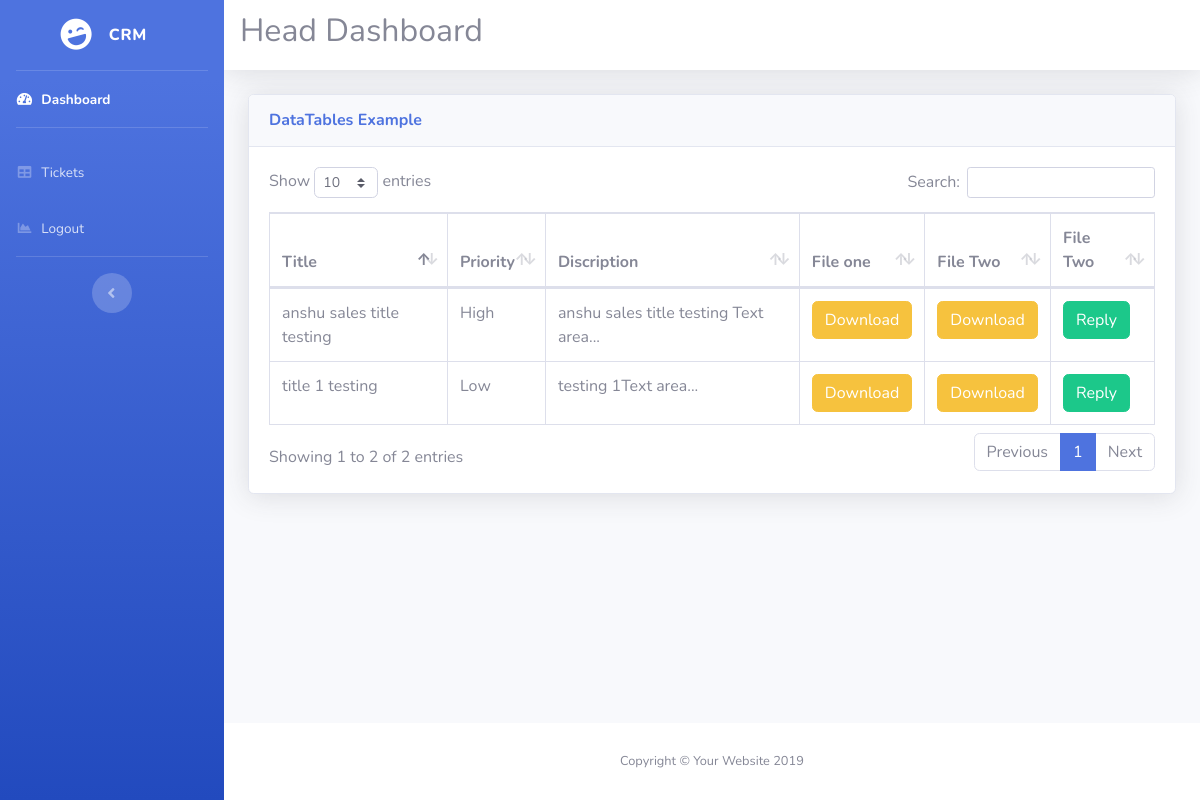
The page /admin/team/tables.php?id=1 (signed in) on the database its author committed.
### tables this page shows
CREATE TABLE `ticket` (
  `id` int(3) NOT NULL,
  `priority` varchar(30) NOT NULL,
  `department` varchar(30) NOT NULL,
  `title` varchar(50) NOT NULL,
  `discription` varchar(50) NOT NULL,
  `fileone` varchar(60) NOT NULL,
  `filetwo` varchar(60) NOT NULL,
  `clientid` int(3) NOT NULL,
  `assign_id` varchar(3) NOT NULL DEFAULT '---',
  `reply` varchar(50) NOT NULL DEFAULT '0',
  `close` int(3) NOT NULL DEFAULT '0'
);

### admin/team/dbconfig.php (called while the page is built, shortened)
<?php
function select($query)
{
	$cid=mysqli_connect(server,user,password,database) or die("connection error");
	$result=mysqli_query($cid,$query);
	return $result;
}
?>

### admin/team/tables.php (the view, shortened to what this page needs)
<?php
include"dbconfig.php";
 $query="SELECT * FROM ticket INNER JOIN team ON ticket.assign_id = team.teamid where teamid='".$_SESSION['teamid']."'";
$result=select($query);
?>
<!DOCTYPE html>
<html lang="en">
<head>
  <link href="vendor/fontawesome-free/css/all.min.css" rel="stylesheet" type="text/css">
  <link href="css/sb-admin-2.min.css" rel="stylesheet">
  <link href="vendor/datatables/dataTables.bootstrap4.min.css" rel="stylesheet">
</head>
<body id="page-top">
  <div id="wrapper">
   <?php include"sidebar.php";?>
    <div id="content-wrapper" class="d-flex flex-column">
      <div id="content">
        <nav class="navbar navbar-expand navbar-light bg-white topbar mb-4 static-top shadow">
            <h2> Head Dashboard</h2>
        </nav>
        <div class="container-fluid">
          <div class="card shadow mb-4">
            <div class="card-header py-3">
              <h6 class="m-0 font-weight-bold text-primary">DataTables Example</h6>
            </div>
            <div class="card-body">
              <div class="table-responsive">
                <table class="table table-bordered" id="dataTable" width="100%" cellspacing="0">
                  <thead>
                    <tr>
                      <th>Title</th>
                      <th>Priority</th>
                      <th>Discription</th>
                      <th>File one</th>
                      <th>File Two</th>
                      <th>File Two</th>
                    </tr>
                  </thead>
                  <tbody>
                    <?php
					while($r=mysqli_fetch_array($result))
					{
						extract($r);
					?>
                    <tr>
                      <td><?=$r[3]?></td>
                      <td><?=$r[1]?></td>
                      <td><?=$r[4]?></td>
                      <td><a href="../<?=$r[5]?>" ><button class="btn btn-warning">Download</button></a></td>
                      <td><a href="../<?=$r[6]?>" ><button class="btn btn-warning">Download</button></a></td>
                      <td><a href="reply.php?pri=<?=$r[1]?>&title=<?=$r[3]?>&clientid=<?=$r[7]?>" >
					  <button class="btn btn-success">Reply</button></a></td>
                      </tr>
                    <?php
					}
					?>
                  </tbody>
                </table>
              </div>
            </div>
          </div>
        </div>
      </div>
      <footer class="sticky-footer bg-white">
        <div class="container my-auto">
          <div class="copyright text-center my-auto">
            <span>Copyright &copy; Your Website 2019</span>
          </div>
        </div>
      </footer>
    </div>
  </div>
</body>
</html>

### rows shown on the page
ticket: title "title 1 testing", priority "Low", discription "testing 1Text area..."
ticket: title "anshu sales title testing", priority "High", discription "anshu sales title testing Text area..."
